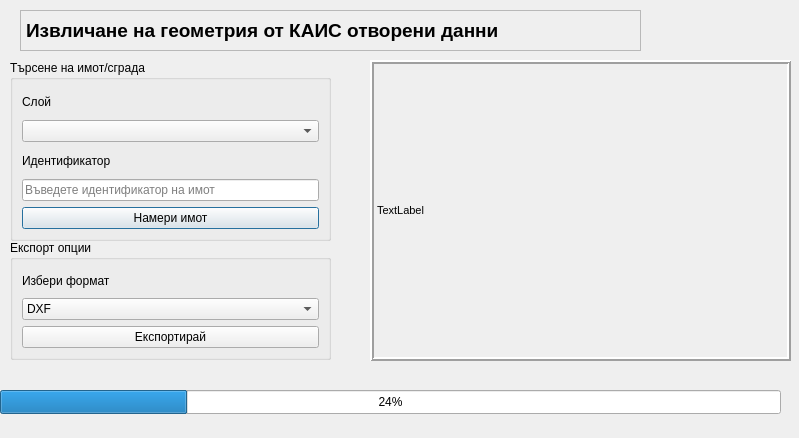
<?xml version="1.0" encoding="UTF-8"?>
<ui version="4.0">
 <class>Dialog</class>
 <widget class="QDialog" name="Dialog">
  <property name="geometry">
   <rect>
    <x>0</x>
    <y>0</y>
    <width>799</width>
    <height>438</height>
   </rect>
  </property>
  <property name="windowTitle">
   <string>KAIS open data convertor</string>
  </property>
  <property name="whatsThis">
   <string>&lt;html&gt;&lt;head/&gt;&lt;body&gt;&lt;p&gt;thisdsds&lt;/p&gt;&lt;/body&gt;&lt;/html&gt;</string>
  </property>
  <property name="autoFillBackground">
   <bool>true</bool>
  </property>
  <widget class="QProgressBar" name="progressBar">
   <property name="enabled">
    <bool>true</bool>
   </property>
   <property name="geometry">
    <rect>
     <x>0</x>
     <y>390</y>
     <width>781</width>
     <height>24</height>
    </rect>
   </property>
   <property name="value">
    <number>24</number>
   </property>
   <property name="textVisible">
    <bool>true</bool>
   </property>
  </widget>
  <widget class="QGroupBox" name="groupBox">
   <property name="geometry">
    <rect>
     <x>10</x>
     <y>60</y>
     <width>321</width>
     <height>181</height>
    </rect>
   </property>
   <property name="autoFillBackground">
    <bool>false</bool>
   </property>
   <property name="styleSheet">
    <string notr="true"/>
   </property>
   <property name="title">
    <string>Търсене на имот/сграда</string>
   </property>
   <property name="flat">
    <bool>false</bool>
   </property>
   <property name="checkable">
    <bool>false</bool>
   </property>
   <layout class="QVBoxLayout" name="verticalLayout">
    <item>
     <widget class="QLabel" name="label_2">
      <property name="text">
       <string>Слой</string>
      </property>
     </widget>
    </item>
    <item>
     <widget class="QComboBox" name="combo_LayerSelect">
      <property name="autoFillBackground">
       <bool>false</bool>
      </property>
      <property name="currentText">
       <string/>
      </property>
      <property name="sizeAdjustPolicy">
       <enum>QComboBox::AdjustToMinimumContentsLength</enum>
      </property>
      <property name="minimumContentsLength">
       <number>0</number>
      </property>
      <property name="placeholderText">
       <string>Посочи слой за търсене на имот/сграда</string>
      </property>
     </widget>
    </item>
    <item>
     <widget class="QLabel" name="label_3">
      <property name="text">
       <string>Идентификатор</string>
      </property>
     </widget>
    </item>
    <item>
     <widget class="QLineEdit" name="lineEdit_CadastralID">
      <property name="placeholderText">
       <string>Въведете идентификатор на имот</string>
      </property>
     </widget>
    </item>
    <item>
     <widget class="QPushButton" name="btn_FindParcel">
      <property name="toolTip">
       <string>Натиснете, за да откриете и селектирате имота по въведения идентификатор</string>
      </property>
      <property name="text">
       <string>Намери имот</string>
      </property>
     </widget>
    </item>
   </layout>
  </widget>
  <widget class="QGroupBox" name="groupBox_2">
   <property name="geometry">
    <rect>
     <x>10</x>
     <y>240</y>
     <width>321</width>
     <height>120</height>
    </rect>
   </property>
   <property name="title">
    <string>Експорт опции</string>
   </property>
   <layout class="QVBoxLayout" name="verticalLayout_2">
    <item>
     <widget class="QLabel" name="label_4">
      <property name="text">
       <string>Избери формат</string>
      </property>
     </widget>
    </item>
    <item>
     <widget class="QComboBox" name="combo_ExportFormat">
      <property name="toolTip">
       <string>Изберете формат</string>
      </property>
      <item>
       <property name="text">
        <string>DXF</string>
       </property>
      </item>
      <item>
       <property name="text">
        <string>CSV</string>
       </property>
      </item>
      <item>
       <property name="text">
        <string>KML</string>
       </property>
      </item>
     </widget>
    </item>
    <item>
     <widget class="QPushButton" name="btn_Export">
      <property name="toolTip">
       <string>Експортира избраният имот в избраният формат</string>
      </property>
      <property name="text">
       <string>Експортирай</string>
      </property>
     </widget>
    </item>
   </layout>
  </widget>
  <widget class="QLabel" name="plugin_info">
   <property name="geometry">
    <rect>
     <x>370</x>
     <y>60</y>
     <width>421</width>
     <height>301</height>
    </rect>
   </property>
   <property name="maximumSize">
    <size>
     <width>150000</width>
     <height>150000</height>
    </size>
   </property>
   <property name="font">
    <font>
     <family>MS Shell Dlg 2</family>
     <pointsize>8</pointsize>
     <weight>9</weight>
     <italic>false</italic>
     <bold>false</bold>
    </font>
   </property>
   <property name="autoFillBackground">
    <bool>true</bool>
   </property>
   <property name="styleSheet">
    <string notr="true">font: 75 8pt &quot;MS Shell Dlg 2&quot;</string>
   </property>
   <property name="frameShape">
    <enum>QFrame::Box</enum>
   </property>
   <property name="frameShadow">
    <enum>QFrame::Raised</enum>
   </property>
   <property name="lineWidth">
    <number>2</number>
   </property>
   <property name="midLineWidth">
    <number>0</number>
   </property>
   <property name="text">
    <string>TextLabel</string>
   </property>
   <property name="wordWrap">
    <bool>true</bool>
   </property>
  </widget>
  <widget class="QLabel" name="label">
   <property name="geometry">
    <rect>
     <x>20</x>
     <y>10</y>
     <width>621</width>
     <height>41</height>
    </rect>
   </property>
   <property name="font">
    <font>
     <pointsize>14</pointsize>
     <weight>75</weight>
     <bold>true</bold>
    </font>
   </property>
   <property name="layoutDirection">
    <enum>Qt::LeftToRight</enum>
   </property>
   <property name="frameShape">
    <enum>QFrame::StyledPanel</enum>
   </property>
   <property name="frameShadow">
    <enum>QFrame::Sunken</enum>
   </property>
   <property name="text">
    <string>Извличане на геометрия от КАИС отворени данни </string>
   </property>
  </widget>
 </widget>
 <resources/>
 <connections/>
</ui>
